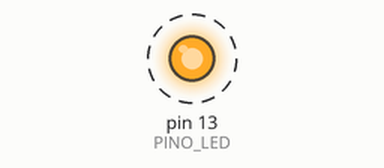
Bench run of a sketch on a simulated Arduino Uno, built with avr-gcc and run on an emulated ATmega328P. Shown: output pins drawn as LEDs (lit = HIGH). Dashed ring = blinking.

Above: at 0.5 s.
Timing chart, 0 to 4.6 s (numbered marks = the images above):
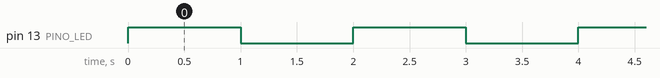

The sketch:

Projeto_0.ino
```cpp
#define PINO_LED    13     // pino digital

int pausa = 1000;          //milisegundos

// executada uma vez ao ligar
void setup()
{
    Serial.begin(9600);
	pinMode(PINO_LED, OUTPUT);
}

// executa repetidamente
void loop()
{
	digitalWrite(PINO_LED, HIGH);
	delay(pausa);
	digitalWrite(PINO_LED, LOW);
	delay(pausa);
}
```

Measured:
- by itself, pin 13 (PINO_LED): alternates HIGH for 1.0 s and LOW for 1.0 s
